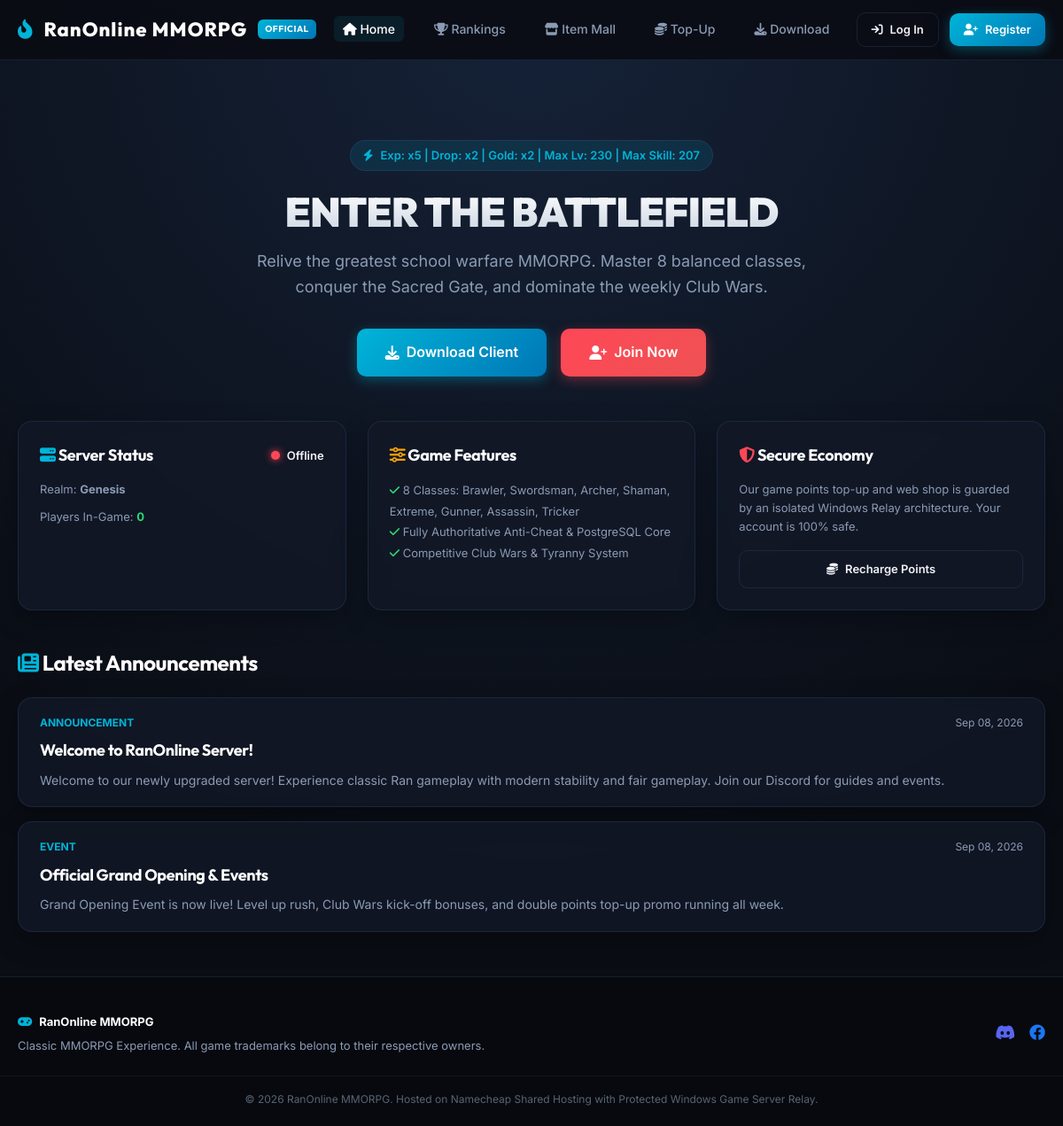
Screenshot of /WebPanel/SharedHost_Namecheap/index.php with the database file from the repository.
### tables this page shows
CREATE TABLE IF NOT EXISTS `web_news` (
    `id` INT AUTO_INCREMENT PRIMARY KEY,
    `title` VARCHAR(255) NOT NULL,
    `category` VARCHAR(32) DEFAULT 'Announcement',
    `content` TEXT NOT NULL,
    `author` VARCHAR(32) DEFAULT 'Admin',
    `created_at` DATETIME DEFAULT CURRENT_TIMESTAMP
);

### WebPanel/SharedHost_Namecheap/includes/auth.php (called while the page is built, shortened)
<?php
require_once __DIR__ . '/game_relay.php';
class Auth {
    public static function check(): bool {
        return !empty($_SESSION['web_user_id']) && !empty($_SESSION['web_username']);
    }
    public static function user(): ?array {
        if (!self::check()) {
            return null;
        }
        return [
            'id'           => $_SESSION['web_user_id'],
            'username'     => $_SESSION['web_username'],
            'email'        => $_SESSION['web_user_email'] ?? '',
            'user_type'    => $_SESSION['web_user_type'] ?? 1,
            'game_usernum' => $_SESSION['web_game_usernum'] ?? null
        ];
    }
}

### WebPanel/SharedHost_Namecheap/includes/game_relay.php (called while the page is built, shortened)
<?php
class GameRelay {
    public static function send(string $action, array $data = []): array {
        $url = rtrim(GAME_RELAY_URL, '/') . '/' . ltrim($action, '/');
        $payload = [
            'action'    => $action,
            'timestamp' => time(),
            'nonce'     => bin2hex(random_bytes(8)),
            'data'      => $data
        ];
        $jsonPayload = json_encode($payload);
        $signature   = hash_hmac('sha256', $jsonPayload, GAME_RELAY_SECRET);
        $headers = [
            'Content-Type: application/json',
            'X-Signature: ' . $signature,
            'X-Timestamp: ' . $payload['timestamp'],
            'User-Agent: RanOnline-Web-Relay/1.0'
        ];
        $ch = curl_init($url);
        $response = curl_exec($ch);
        $curlError = curl_error($ch);
        if ($response === false) {
            return [
                'success' => false,
                'error'   => 'Game server relay connection error: ' . $curlError,
                'offline' => true
            ];
        }
        $decoded = json_decode($response, true);
        return $decoded;
    }
    public static function getServerStatus(): array {
        return self::send('get_server_status');
    }
}

### WebPanel/SharedHost_Namecheap/index.php (the view, shortened to what this page needs)
<?php
require_once __DIR__ . '/includes/header.php';
require_once __DIR__ . '/includes/game_relay.php';
$newsList = [];
try {
    $pdo = DB::connect();
    $stmt = $pdo->query("SELECT * FROM web_news ORDER BY created_at DESC LIMIT 5");
    $newsList = $stmt->fetchAll();
} catch (Exception $e) {
    error_log("Could not load news: " . $e->getMessage());
}
$status = GameRelay::getServerStatus();
$isOnline = !empty($status['online']);
$onlineCount = $status['online_players'] ?? 0;
?>
<div class="container">
    <section class="hero-section">
        <div class="hero-tag">
            <i class="fa-solid fa-bolt"></i> <?= htmlspecialchars(GAME_SERVER_RATES) ?>
        </div>
        <h1 class="hero-title">ENTER THE BATTLEFIELD</h1>
        <p class="hero-subtitle">
            Relive the greatest school warfare MMORPG. Master 8 balanced classes, conquer the Sacred Gate, and dominate the weekly Club Wars.
        </p>
        <div class="hero-buttons">
            <a href="download.php" class="btn btn-primary" style="font-size: 16px; padding: 14px 32px;">
                <i class="fa-solid fa-download"></i> Download Client
            </a>
            <?php if (!$currentUser): ?>
                <a href="register.php" class="btn btn-accent" style="font-size: 16px; padding: 14px 32px;">
                    <i class="fa-solid fa-user-plus"></i> Join Now
                </a>
            <?php else: ?>
                <a href="dashboard.php" class="btn btn-outline" style="font-size: 16px; padding: 14px 32px;">
                    <i class="fa-solid fa-user-shield"></i> Player Dashboard
                </a>
            <?php endif; ?>
        </div>
    </section>
    <div class="grid-3" style="margin-bottom: 40px;">
        <div class="card">
            <div style="display: flex; justify-content: space-between; align-items: center; margin-bottom: 14px;">
                <h3 style="font-size: 18px;"><i class="fa-solid fa-server" style="color: var(--primary);"></i> Server Status</h3>
                <span class="status-badge">
                    <span class="status-dot <?= $isOnline ? '' : 'offline' ?>"></span>
                    <?= $isOnline ? 'Online' : 'Offline' ?>
                </span>
            </div>
            <p style="color: var(--text-muted); font-size: 13px; margin-bottom: 10px;">
                Realm: <strong><?= htmlspecialchars(GAME_SERVER_NAME) ?></strong>
            </p>
            <p style="color: var(--text-muted); font-size: 13px;">
                Players In-Game: <strong style="color: var(--success);"><?= (int)$onlineCount ?></strong>
            </p>
        </div>
        <div class="card">
            <h3 style="font-size: 18px; margin-bottom: 14px;"><i class="fa-solid fa-sliders" style="color: var(--accent-gold);"></i> Game Features</h3>
            <ul style="list-style: none; color: var(--text-muted); font-size: 13px; line-height: 1.8;">
                <li><i class="fa-solid fa-check" style="color: var(--success);"></i> 8 Classes: Brawler, Swordsman, Archer, Shaman, Extreme, Gunner, Assassin, Tricker</li>
                <li><i class="fa-solid fa-check" style="color: var(--success);"></i> Fully Authoritative Anti-Cheat & PostgreSQL Core</li>
                <li><i class="fa-solid fa-check" style="color: var(--success);"></i> Competitive Club Wars & Tyranny System</li>
            </ul>
        </div>
        <div class="card">
            <h3 style="font-size: 18px; margin-bottom: 14px;"><i class="fa-solid fa-shield-halved" style="color: var(--accent);"></i> Secure Economy</h3>
            <p style="color: var(--text-muted); font-size: 13px; line-height: 1.6; margin-bottom: 16px;">
                Our game points top-up and web shop is guarded by an isolated Windows Relay architecture. Your account is 100% safe.
            </p>
            <a href="topup.php" class="btn btn-outline btn-block" style="font-size: 13px;">
                <i class="fa-solid fa-coins"></i> Recharge Points
            </a>
        </div>
    </div>
    <div style="margin-bottom: 50px;">
        <h2 style="font-size: 24px; margin-bottom: 20px;"><i class="fa-solid fa-newspaper" style="color: var(--primary);"></i> Latest Announcements</h2>
        <div style="display: flex; flex-direction: column; gap: 16px;">
            <?php if (!empty($newsList)): ?>
                <?php foreach ($newsList as $news): ?>
                    <div class="card" style="padding: 18px 24px;">
                        <div style="display: flex; justify-content: space-between; align-items: center; margin-bottom: 8px;">
                            <span style="font-size: 12px; font-weight: 700; color: var(--primary); text-transform: uppercase;">
                                <?= htmlspecialchars($news['category']) ?>
                            </span>
                            <span style="font-size: 12px; color: var(--text-muted);">
                                <?= date('M d, Y', strtotime($news['created_at'])) ?>
                            </span>
                        </div>
                        <h3 style="font-size: 18px; margin-bottom: 8px;"><?= htmlspecialchars($news['title']) ?></h3>
                        <p style="color: var(--text-muted); font-size: 14px;">
                            <?= nl2br(htmlspecialchars($news['content'])) ?>
                        </p>
                    </div>
                <?php endforeach; ?>
            <?php else: ?>
                <div class="card" style="text-align: center; color: var(--text-muted);">
                    No news updates posted yet.
                </div>
            <?php endif; ?>
        </div>
    </div>
</div>
<?php require_once __DIR__ . '/includes/footer.php'; ?>

### WebPanel/SharedHost_Namecheap/includes/header.php (shortened to what this page needs)
<?php
require_once __DIR__ . '/auth.php';
$currentUser = Auth::user();
$isAdmin = ($currentUser && (int)($currentUser['user_type'] ?? 1) >= 19);
$currentScript = basename($_SERVER['PHP_SELF']);
function isActive(string $file, string $currentScript): string {
    return ($file === $currentScript) ? 'active' : '';
}
?>
<!DOCTYPE html>
<html lang="en">
<head>
    <link rel="stylesheet" href="https://cdnjs.cloudflare.com/ajax/libs/font-awesome/6.4.0/css/all.min.css">
    <link rel="stylesheet" href="assets/css/style.css">
</head>
<body>
    <nav class="navbar">
        <div class="container nav-container">
            <a href="index.php" class="brand-logo">
                <i class="fa-solid fa-fire-flame-curved" style="color: var(--primary);"></i>
                <?= htmlspecialchars(APP_NAME) ?>
                <span class="brand-badge">Official</span>
            </a>
            <ul class="nav-menu">
                <li><a href="index.php" class="nav-link <?= isActive('index.php', $currentScript) ?>"><i class="fa-solid fa-house"></i> Home</a></li>
                <li><a href="rankings.php" class="nav-link <?= isActive('rankings.php', $currentScript) ?>"><i class="fa-solid fa-trophy"></i> Rankings</a></li>
                <li><a href="shop.php" class="nav-link <?= isActive('shop.php', $currentScript) ?>"><i class="fa-solid fa-store"></i> Item Mall</a></li>
                <li><a href="topup.php" class="nav-link <?= isActive('topup.php', $currentScript) ?>"><i class="fa-solid fa-coins"></i> Top-Up</a></li>
                <li><a href="download.php" class="nav-link <?= isActive('download.php', $currentScript) ?>"><i class="fa-solid fa-download"></i> Download</a></li>
            </ul>
            <div class="nav-actions">
                <?php if ($currentUser): ?>
                    <?php if ($isAdmin): ?>
                        <a href="admin/index.php" class="btn btn-accent" style="font-size: 13px; padding: 8px 12px;" title="Admin Console">
                            <i class="fa-solid fa-shield-halved"></i> Admin
                        </a>
                    <?php endif; ?>
                    <a href="dashboard.php" class="btn btn-outline" style="font-size: 13px; padding: 8px 14px;">
                        <i class="fa-solid fa-user-shield"></i> <?= htmlspecialchars($currentUser['username']) ?>
                    </a>
                    <a href="logout.php" class="btn btn-outline" style="font-size: 13px; padding: 8px 12px; color: var(--danger);" title="Logout">
                        <i class="fa-solid fa-arrow-right-from-bracket"></i>
                    </a>
                <?php else: ?>
                    <a href="login.php" class="btn btn-outline" style="font-size: 13px; padding: 8px 16px;">
                        <i class="fa-solid fa-arrow-right-to-bracket"></i> Log In
                    </a>
                    <a href="register.php" class="btn btn-primary" style="font-size: 13px; padding: 8px 16px;">
                        <i class="fa-solid fa-user-plus"></i> Register
                    </a>
                <?php endif; ?>
            </div>
        </div>
    </nav>

### WebPanel/SharedHost_Namecheap/includes/footer.php (shortened to what this page needs)
    <footer class="footer">
        <div class="container footer-content">
            <div>
                <div style="display: flex; align-items: center; gap: 8px; font-weight: 700; color: #fff; margin-bottom: 6px;">
                    <i class="fa-solid fa-gamepad" style="color: var(--primary);"></i>
                    <?= htmlspecialchars(APP_NAME) ?>
                </div>
                <p style="color: var(--text-muted); font-size: 13px;">
                    Classic MMORPG Experience. All game trademarks belong to their respective owners.
                </p>
            </div>
            <div style="display: flex; gap: 16px; font-size: 18px;">
                <a href="<?= htmlspecialchars(DISCORD_URL) ?>" target="_blank" rel="noopener" style="color: #5865F2;" title="Join Discord">
                    <i class="fa-brands fa-discord"></i>
                </a>
                <a href="<?= htmlspecialchars(FACEBOOK_URL) ?>" target="_blank" rel="noopener" style="color: #1877F2;" title="Facebook Community">
                    <i class="fa-brands fa-facebook"></i>
                </a>
            </div>
        </div>
        <div class="container" style="margin-top: 24px; padding-top: 16px; border-top: 1px solid rgba(255,255,255,0.05); text-align: center; font-size: 12px; color: #576574;">
            &copy; <?= date('Y') ?> <?= htmlspecialchars(APP_NAME) ?>. Hosted on Namecheap Shared Hosting with Protected Windows Game Server Relay.
        </div>
    </footer>
</body>
</html>

### rows the page displays
web_news: category "ANNOUNCEMENT", created_at "Sep 08, 2026", title "Welcome to RanOnline Server!", content "Welcome to our newly upgraded server! Experience classic Ran gameplay with modern stability and fair gameplay. Join our Discord for guides and events."
web_news: category "EVENT", created_at "Sep 08, 2026", title "Official Grand Opening & Events", content "Grand Opening Event is now live! Level up rush, Club Wars kick-off bonuses, and double points top-up promo running all week."

### other values shown
APP_NAME "RanOnline MMORPG"
GAME_SERVER_RATES "Exp: x5 | Drop: x2 | Gold: x2 | Max Lv: 230 | Max Skill: 207"
GAME_SERVER_NAME "Genesis"
$onlineCount "0"
